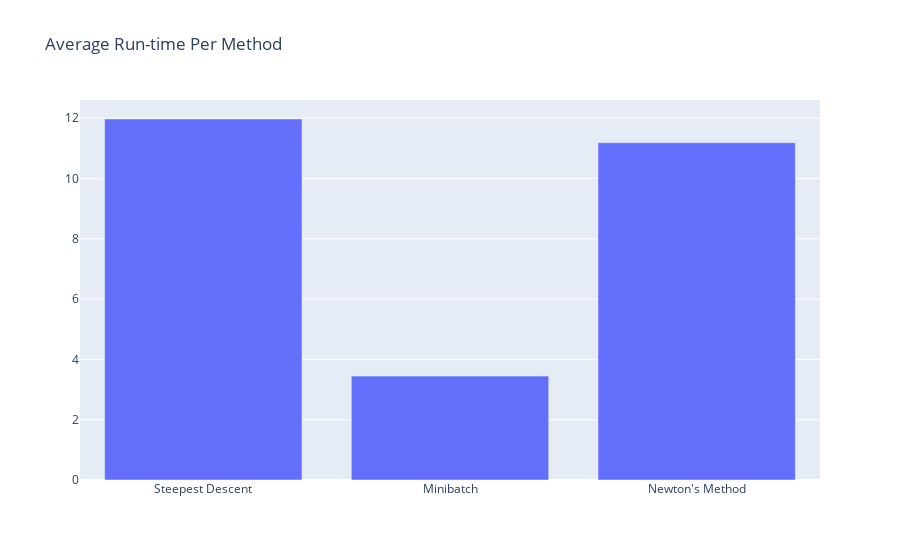
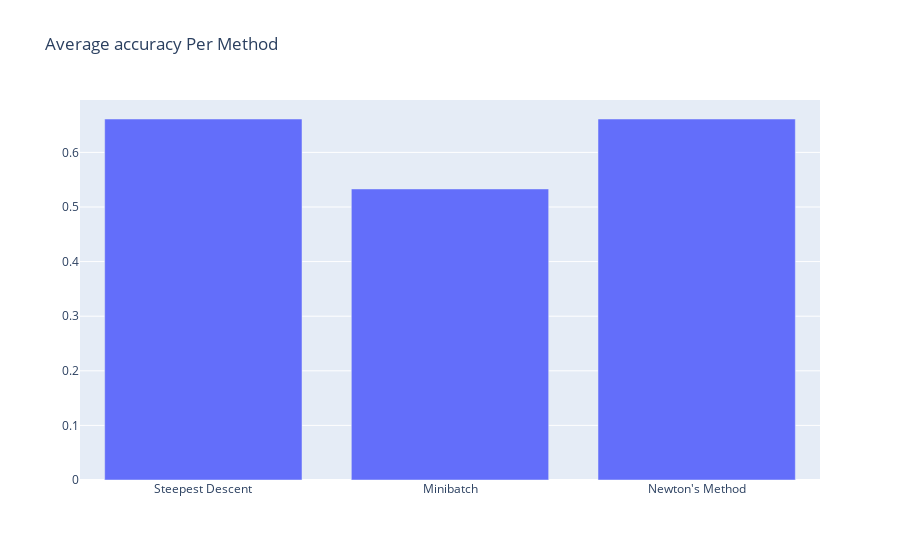
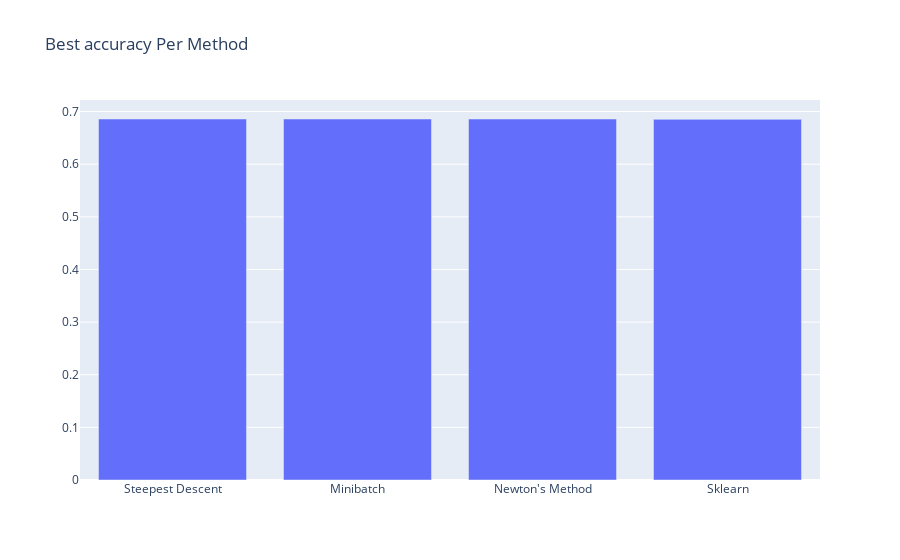
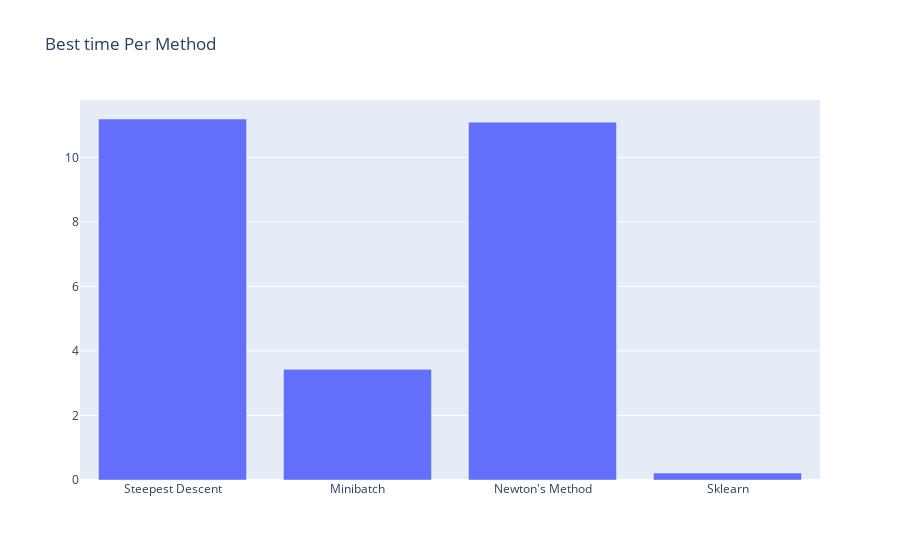

Notebook code for these charts, in order:
### Code cell
import plotly.graph_objects as go
import plotly
from sklearn.linear_model import LogisticRegression
from sklearn.metrics import accuracy_score
import sys
plotly.offline.init_notebook_mode(connected=True)
def best_time_charts(nts, lrs, lss):
    nt_avg_time = 0
    lr_avg_time = 0
    ls_avg_time = 0
    nt_avg_score = 0
    ls_avg_score = 0
    lr_avg_score = 0
    highest_lr_score = 0
    highest_ls_score = 0
    highest_nt_score = 0
    best_lr_time = float('inf')
    best_ls_time = float('inf')
    best_nt_time = float('inf')
    sklearn_score = 0
    for i in range(len(nts)):
        nt_avg_time += nts[i][0]
        nt_avg_score += nts[i][1]
        if nts[i][1] > highest_nt_score:
            highest_nt_score = nts[i][1]
        if nts[i][0] < best_nt_time:
            best_nt_time = nts[i][0]
    nt_avg_time /= len(nts)
    nt_avg_score /= len(nts)
    for i in range(len(lrs)):
        lr_avg_time += lrs[i][0]
        lr_avg_score += lrs[i][1]
        if lrs[i][1] > highest_lr_score:
            highest_lr_score = lrs[i][1]
        if lrs[i][0] < best_lr_time:
            best_lr_time = lrs[i][0]
    lr_avg_time /= len(lrs)
    lr_avg_score /= len(lrs)
    for i in range(len(lss)):
        ls_avg_time += lss[i][0]
        ls_avg_score += lss[i][1]
        if lss[i][1] > highest_ls_score:
            highest_ls_score = lss[i][1]
        if lss[i][0] < best_ls_time:
            best_ls_time = lss[i][0]
    ls_avg_time /= len(lss)
    ls_avg_score /= len(lss)
    
    start = time.time()
    clf = LogisticRegression(fit_intercept=False)
    clf.fit(X_train, y_train)

    yhat = clf.predict(X_test)
    end = time.time()
    total_time = end-start
    sklearn_acc = accuracy_score(y_test,yhat)

    methods=['Steepest Descent', 'Minibatch', 'Newton\'s Method']

    fig = go.Figure([go.Bar(x=methods, y=[lr_avg_time, ls_avg_time, nt_avg_time])])
    fig.update_layout(title_text='Average Run-time Per Method')
    fig.show()

    fig = go.Figure([go.Bar(x=methods, y=[lr_avg_score, ls_avg_score, nt_avg_score])])
    fig.update_layout(title_text='Average accuracy Per Method')
    fig.show()
    methods.append("Sklearn")
    fig = go.Figure([go.Bar(x=methods, y=[highest_lr_score, highest_ls_score, highest_nt_score,sklearn_acc ])])
    fig.update_layout(title_text='Best accuracy Per Method')
    fig.show()

    fig = go.Figure([go.Bar(x=methods, y=[best_lr_time, best_ls_time, best_nt_time, total_time ])])
    fig.update_layout(title_text='Best time Per Method')
    fig.show()
best_time_charts(nt_scores,lr_scores, ls_scores )

### Figure 1 — Plotly figure (JSON) as saved in the notebook; plotly's stock layout.template omitted (floating-point values rounded to 4 significant figures)
{"data": [{"type": "bar", "x": ["Steepest Descent", "Minibatch", "Newton's Method"], "y": [11.97, 3.445, 11.18]}], "layout": {"title": {"text": "Average Run-time Per Method"}}}

### Figure 2 — Plotly figure (JSON) as saved in the notebook; plotly's stock layout.template omitted (floating-point values rounded to 4 significant figures)
{"data": [{"type": "bar", "x": ["Steepest Descent", "Minibatch", "Newton's Method"], "y": [0.6611, 0.533, 0.6611]}], "layout": {"title": {"text": "Average accuracy Per Method"}}}

### Figure 3 — Plotly figure (JSON) as saved in the notebook; plotly's stock layout.template omitted (floating-point values rounded to 4 significant figures)
{"data": [{"type": "bar", "x": ["Steepest Descent", "Minibatch", "Newton's Method", "Sklearn"], "y": [0.6859, 0.6859, 0.6859, 0.6852]}], "layout": {"title": {"text": "Best accuracy Per Method"}}}

### Figure 4 — Plotly figure (JSON) as saved in the notebook; plotly's stock layout.template omitted (floating-point values rounded to 4 significant figures)
{"data": [{"type": "bar", "x": ["Steepest Descent", "Minibatch", "Newton's Method", "Sklearn"], "y": [11.19, 3.432, 11.09, 0.2144]}], "layout": {"title": {"text": "Best time Per Method"}}}
